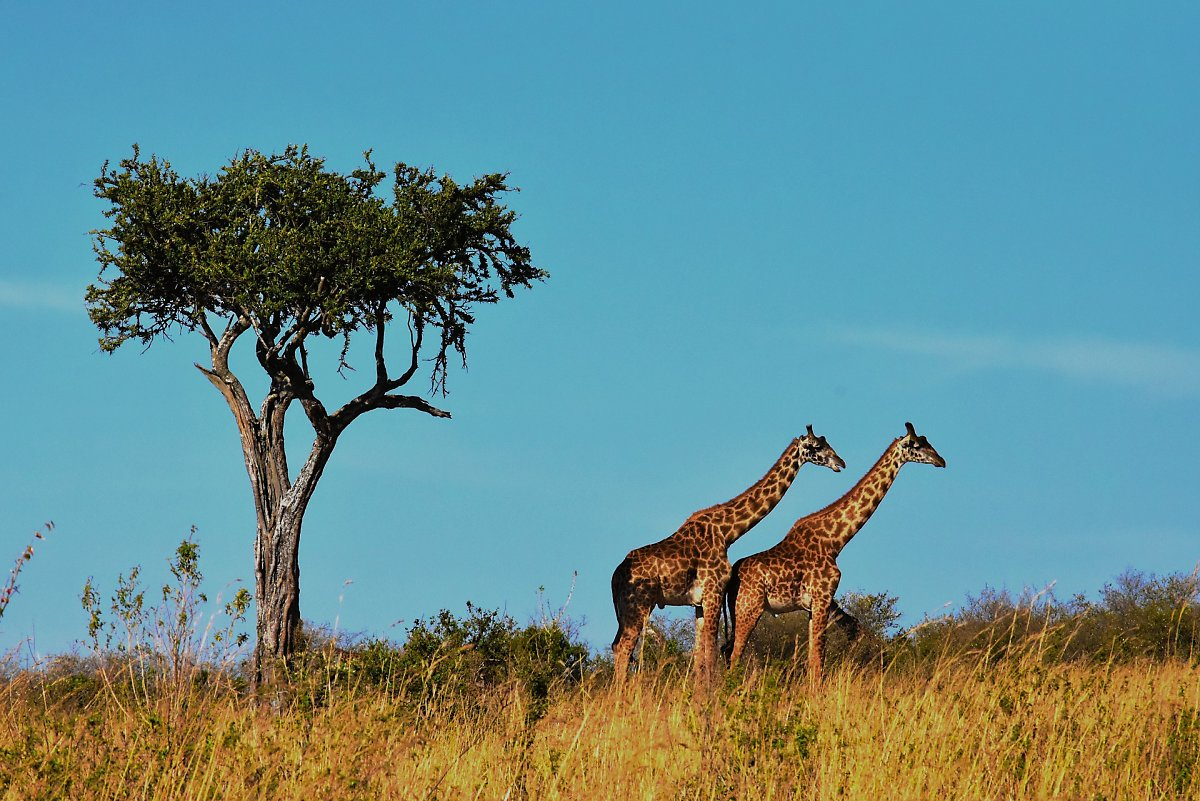
#> input picture image/sample1.jpg, 1200 x 801 px, given in place of sample1.jpg.jpg, which was not available
$ python insert_image.py
#> lines starting #> are read from the running program, lines starting #| are printed output that depends on the picture
import cv2

# display resolution: FHD
target_width = 1920
target_height = 1080

image_name = input('enter your image name: ')
#> the answer given: image/sample1.jpg

image_path = './image/'+image_name+'.jpg'

image = cv2.imread(image_path)
#> image is the input picture: shape (801, 1200, 3); mean B, G, R 142.6, 141, 100.7

if image is None:
	print("\nEroor: File not found or unable to load.")
	exit()

original_height, original_width = image.shape[:2]
#> original_height = 801; original_width = 1200

resized_image = cv2.resize(image, (target_width, target_height))
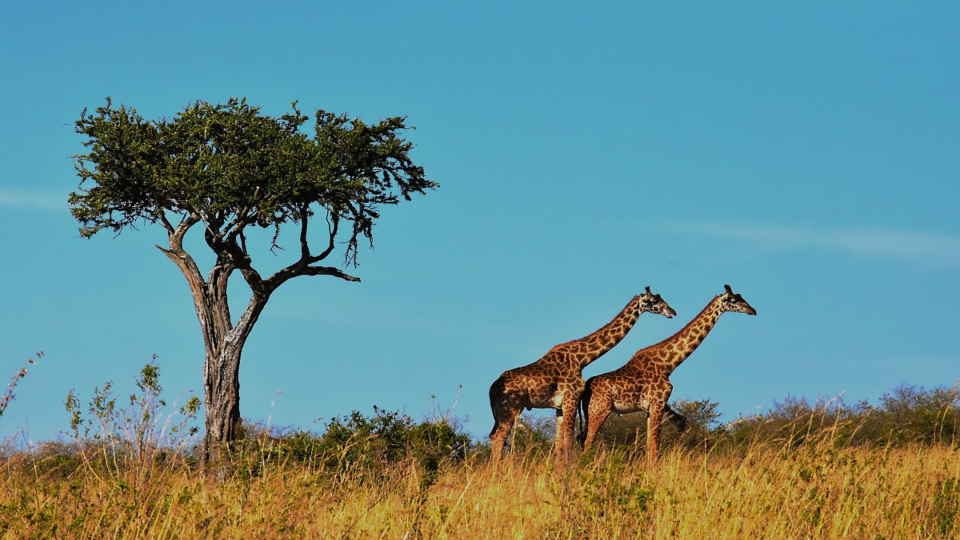
#> resized_image: shape (1080, 1920, 3) (shown at 1/2 size); mean B, G, R 142.5, 140.9, 100.7

cv2.imshow("Resized Image", resized_image)
cv2.waitKey(0)
cv2.destroyAllWindows()

$ run again, on image/sample5.jpg
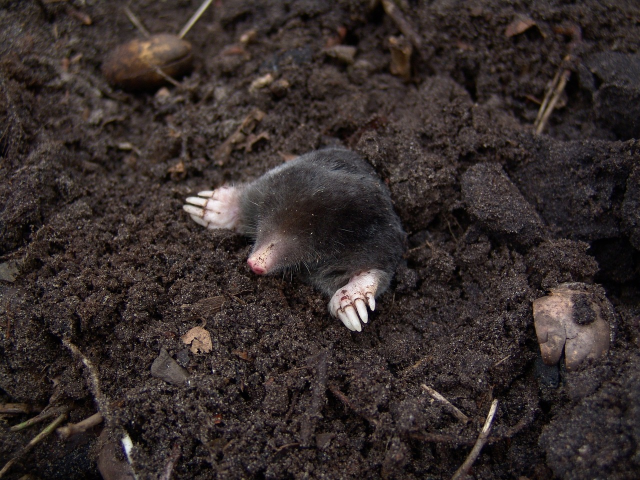
#> input picture image/sample5.jpg, 1280 x 960 px, given in place of sample5.jpg.jpg, which was not available (shown at 1/2 size)
#> image is the input picture: shape (960, 1280, 3); mean B, G, R 43.8, 45.4, 54.6
#> `resized_image = cv2.resize(image, (target_width, target_height))`:
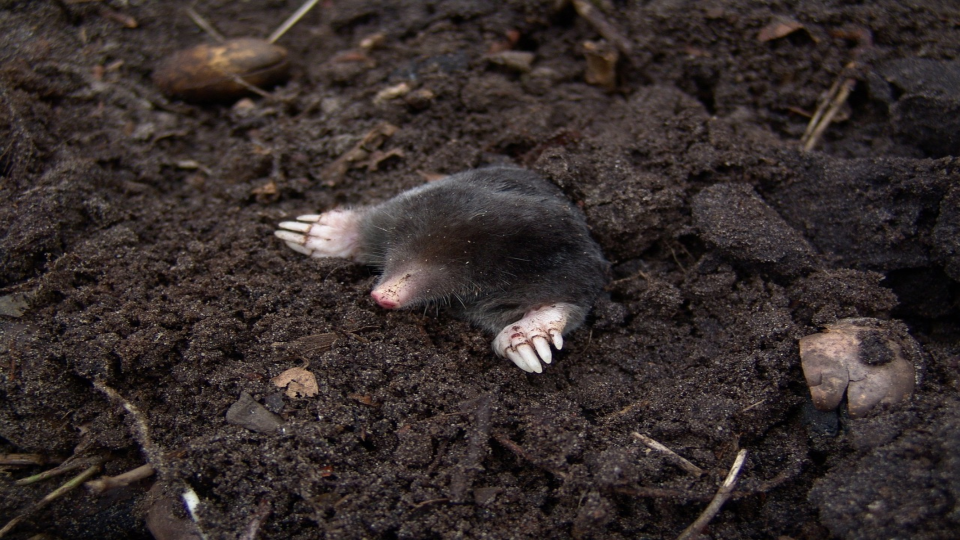
#> resized_image: shape (1080, 1920, 3) (shown at 1/2 size); mean B, G, R 43.7, 45.3, 54.5
